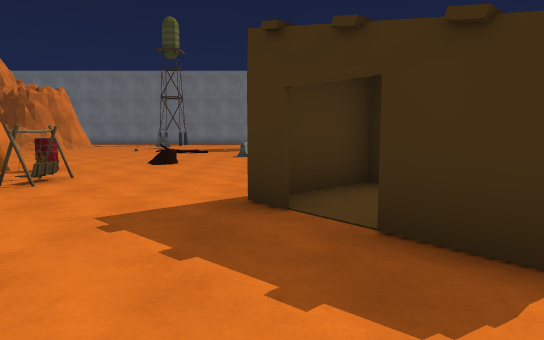
View 1 (above)

24 first-person views from a walk through a scene from a Unity 3-D project. The camera is 1.5 m above the floor, tilts 6° down and sees 75° across. The floor is counted in squares, 2 m on a side. Each view is taken from the middle of a square. On the plan, view 1 faces up. The plan holds only what a view shows up to about 11 squares ahead; the rest is blank. The place goes on beyond the plan. The player character is not drawn. Some animated figures are left out. Some surface patterns are stand-ins.

View 2
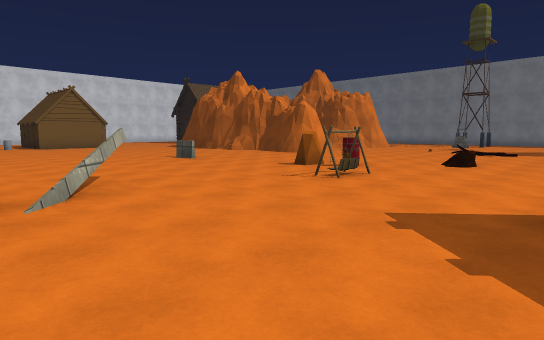

View 3
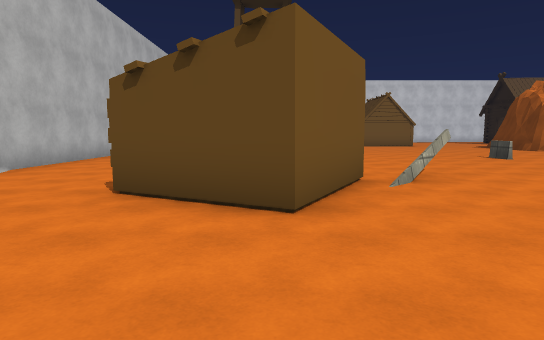

View 4
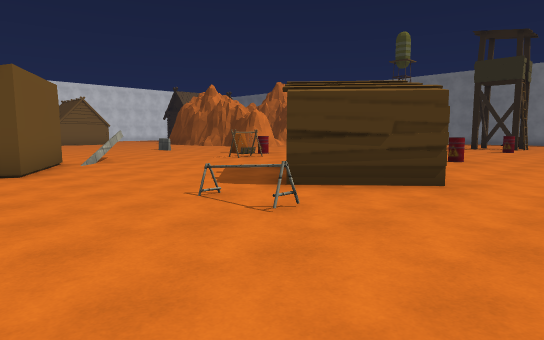

View 5
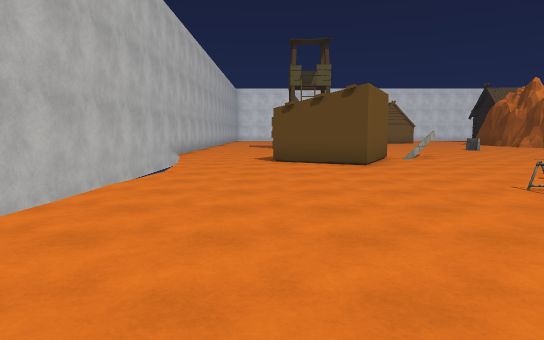

View 6
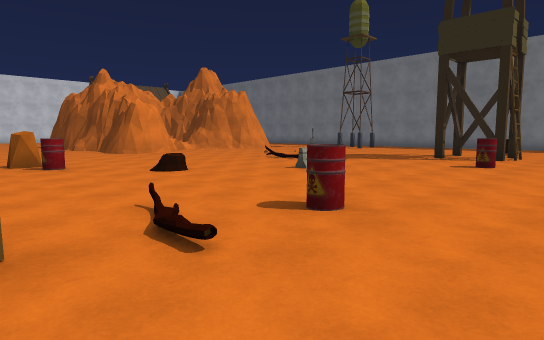

View 7
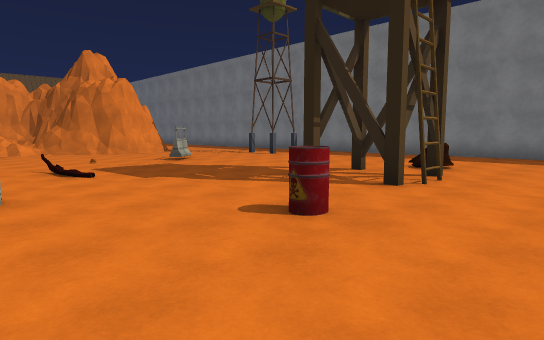

View 8
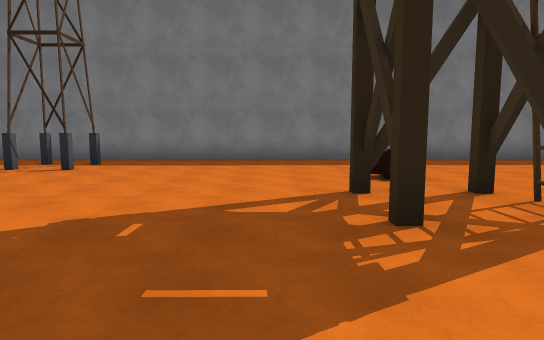

View 9
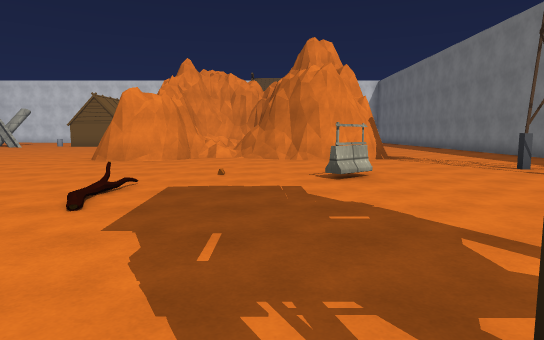

View 10
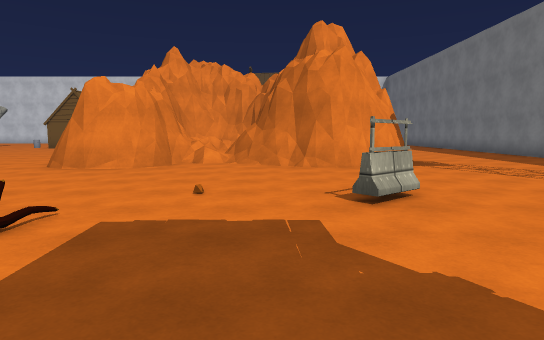

View 11
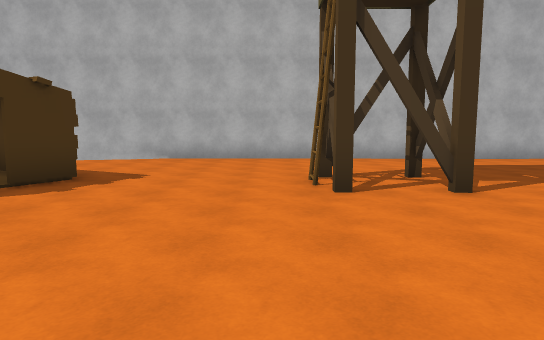

View 12
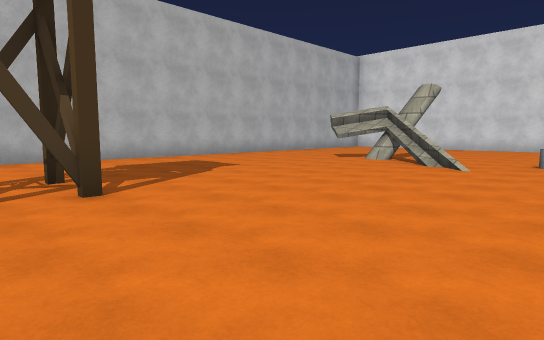

View 13
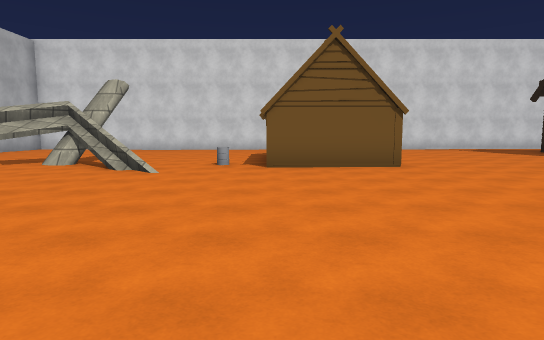

View 14
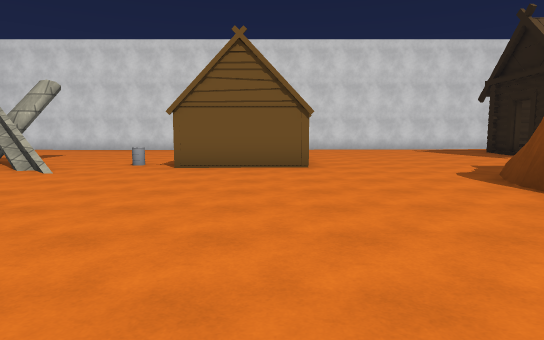

View 15
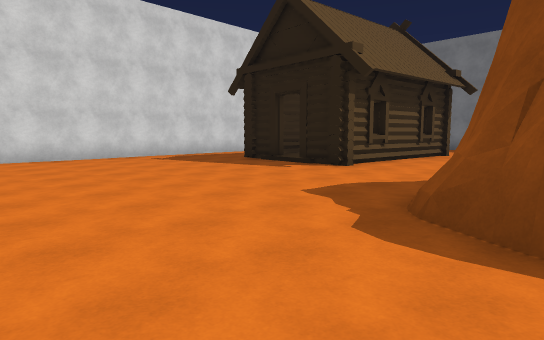

View 16
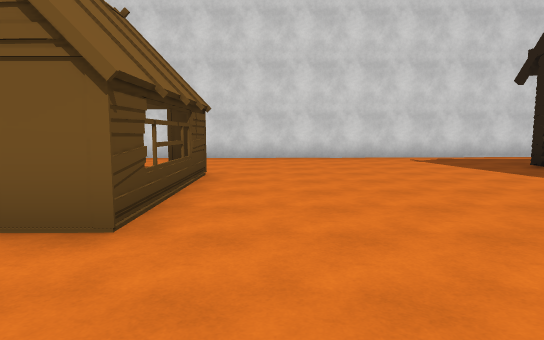

View 17
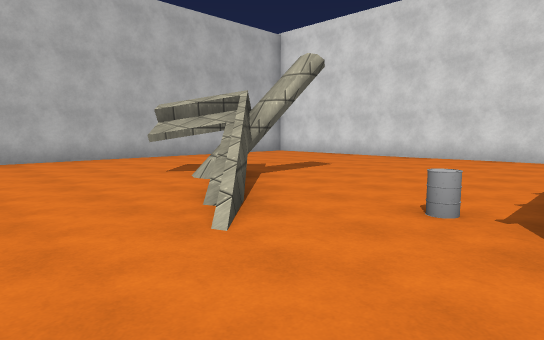

View 18
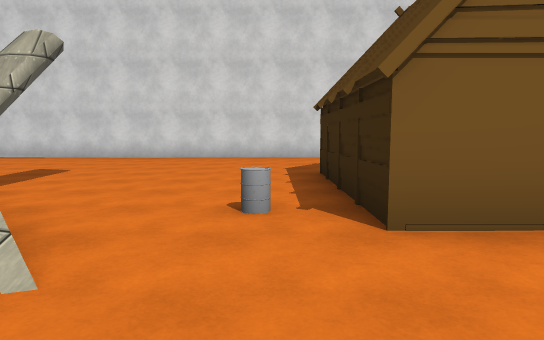

View 19
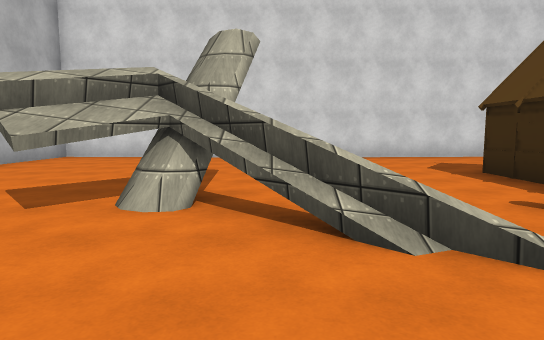

View 20
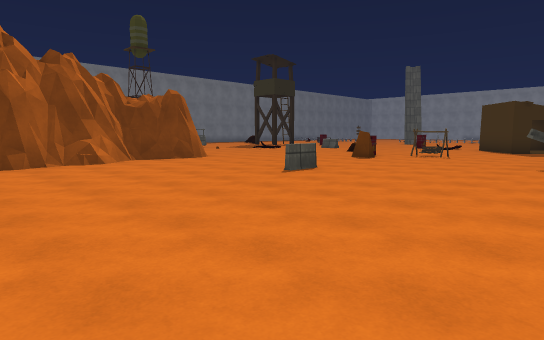

View 21
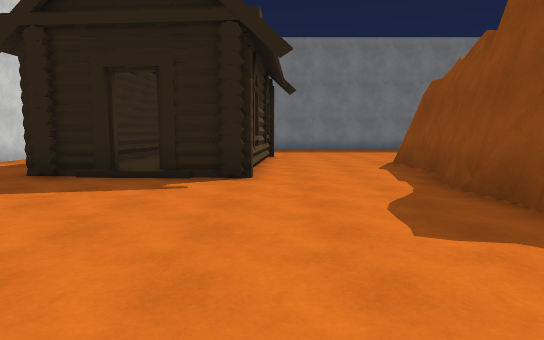

View 22
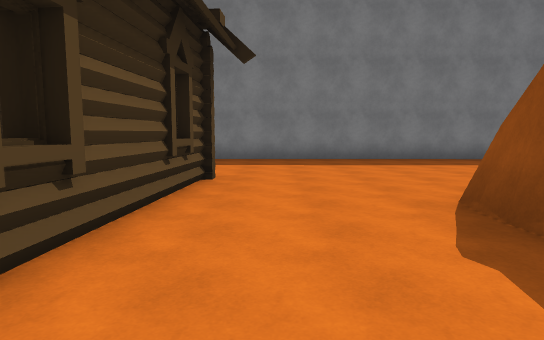

View 23
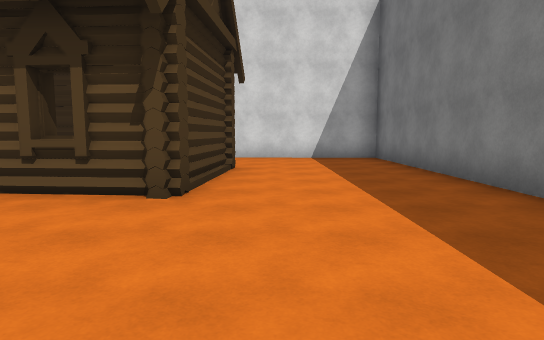

View 24
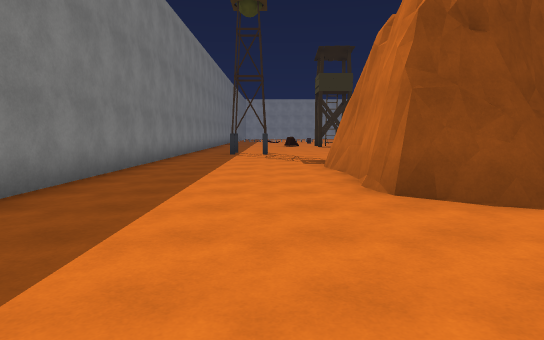

### Floor plan
Key: @ floor where view 1 was taken; # wall or solid block; . main floor; : floor 0.25 m higher than the main floor; / step, stairs or slope; = window, fence, low wall or low ledge; ^ raised ledge; O other object.
Columns run from 27 left of view 1 to 6 right of it. Each row starts with its distance up from view 1.
 24 ##################################
 23 #.................................
 22 #.................................
 21 #.....................O..........
 20 #.....................O.........
 19 #..OOOOO....................O...
 18 #  O  OO....#######............
 17 #. O  O.... ##    #..........#.
 16 #. O  O...#  #    #...O....#...
 15 #..O  O...#      ##.............
 14 #..OO:O...#     #=..............
 13 #.........#    ===.....O.....O..
 12 #.........#    ####.............
 11 #.........#    ####.......O.....
 10 #.........######.##............
  9 #.......................O.......
  8 #............................O..
  7 #....OOOO.............O.........
  6 #..     O.........O...OO........
  5 #... O  O..............O....OO..
  4 #....OOOO..................O.OO.
  3 #.......O....................OO.
  2 #....................OO.....OO...
  1 #.......#=...................O../
  0 #.......^.............OOO..@..../
 -1 #......O........##...OO.OO.......
 -2 #.......#......#.#...OOOO........
 -3 #......................O..........
 -4 #................................
 -5 #...............................
 -6 #.... ................########
 -7 ####  #################

Where each view was taken, in squares from view 1:
view 1: 0 up, 0 right, facing up
view 2: 0 up, 0 right, facing up-left
view 3: 1 down, 1 right, facing left
view 4: 2 down, 5 right, facing up-left
view 5: 3 down, 6 right, facing left
view 6: 5 up, 4 right, facing up-left
view 7: 11 up, 4 right, facing up-left
view 8: 13 up, 1 left, facing up
view 9: 15 up, 1 right, facing left
view 10: 15 up, 1 left, facing left
view 11: 4 up, 9 left, facing down
view 12: 4 up, 10 left, facing down-left
view 13: 4 up, 11 left, facing left
view 14: 6 up, 11 left, facing left
view 15: 7 up, 16 left, facing up-left
view 16: 8 up, 16 left, facing left
view 17: 4 up, 16 left, facing down-left
view 18: 3 up, 16 left, facing left
view 19: 0 up, 16 left, facing left
view 20: 1 up, 15 left, facing up-right
view 21: 8 up, 20 left, facing up
view 22: 13 up, 19 left, facing up
view 23: 20 up, 16 left, facing left
view 24: 20 up, 19 left, facing right
